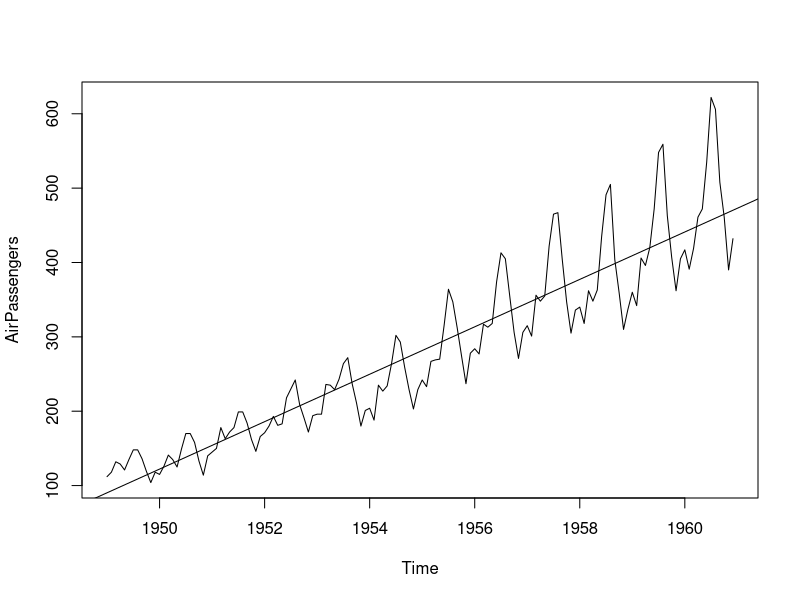
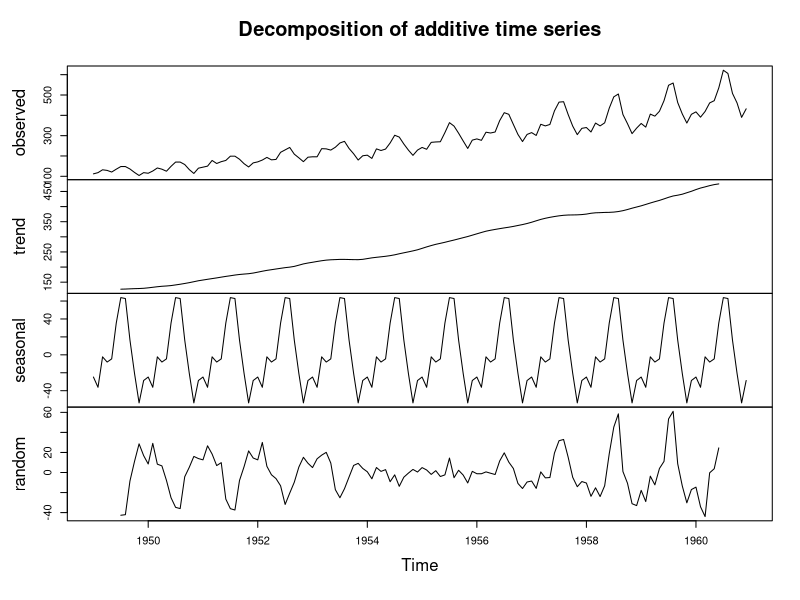
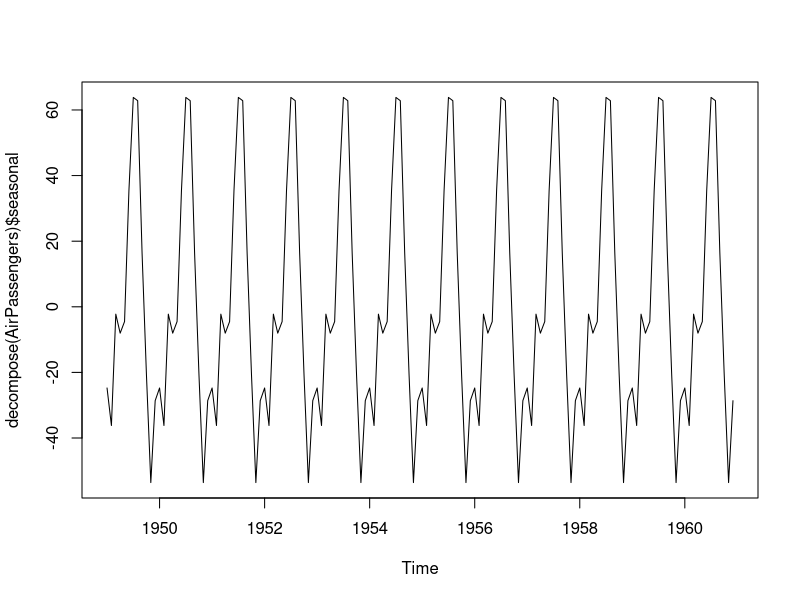
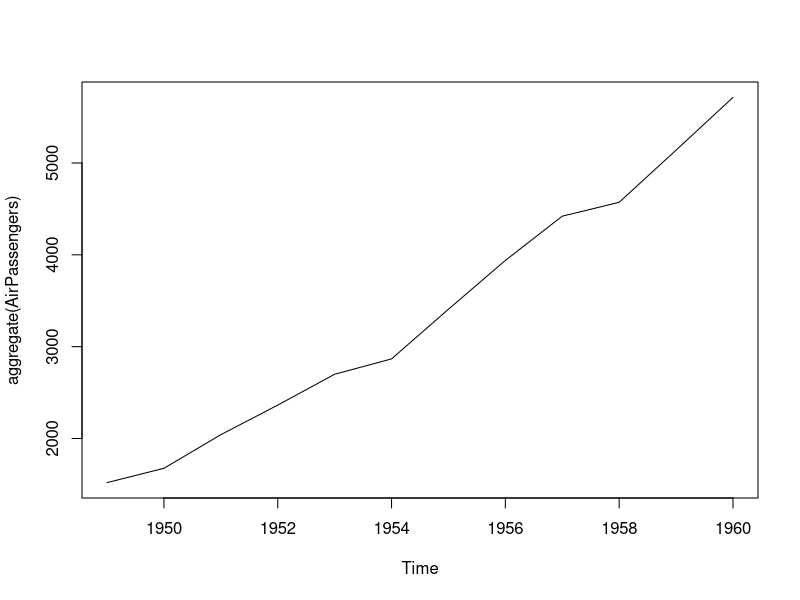
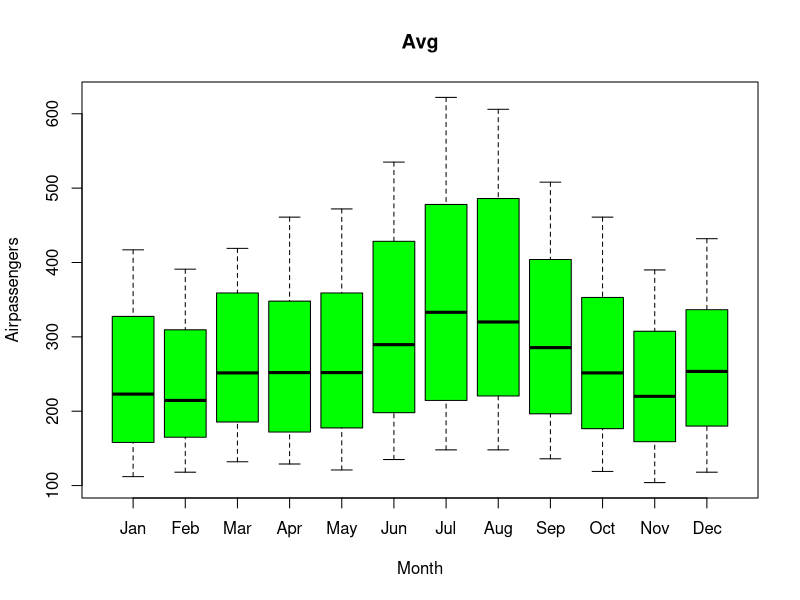
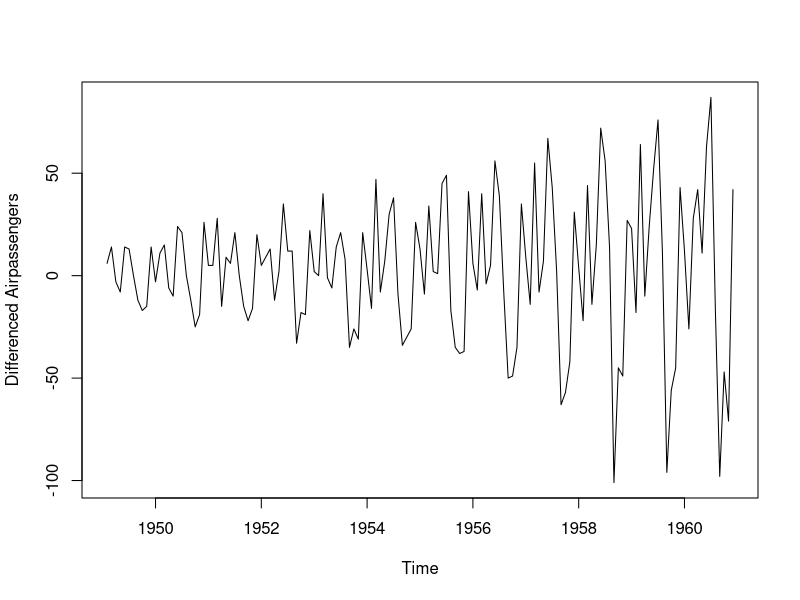
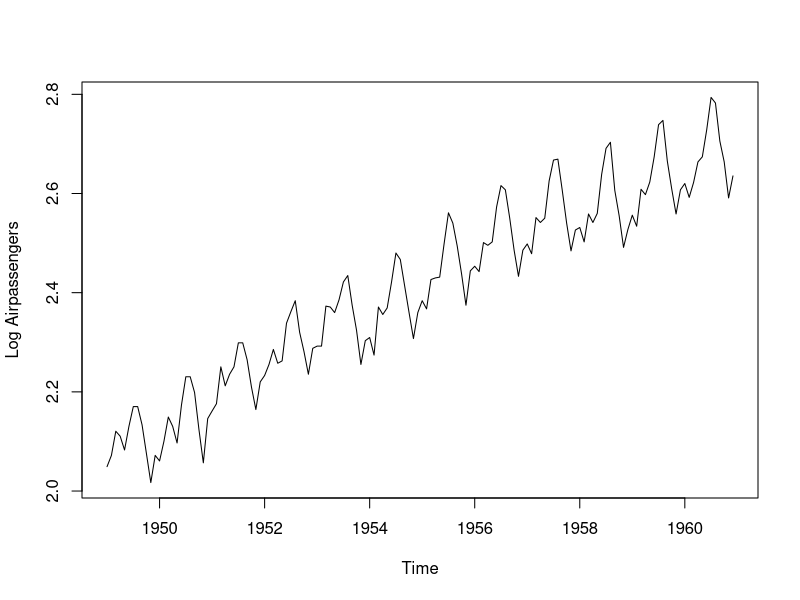
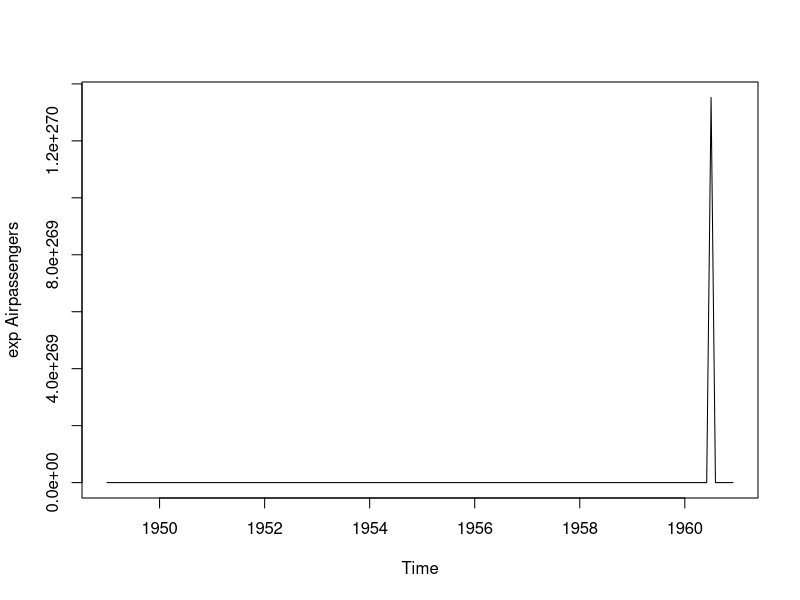

These charts were generated, in order, by the following R code: (Note: this script raises an error after producing the figures.)
AP<-seq(1:24)
AP
class(AP)
Ap.ts<-ts(AP,start=c(2014,1),end=c(2015,12),frequency=12)
head(Ap.ts)
Ap.ts
class(Ap.ts)

APS<-data(AirPassengers)

class(AirPassengers)
AirPassengers
start(AirPassengers)
end(AirPassengers)
frequency(AirPassengers)
summary(AirPassengers)
plot(AirPassengers)
abline(reg=lm(AirPassengers~time(AirPassengers)))
cycle(AirPassengers)
plot(decompose(AirPassengers))
plot(decompose(AirPassengers)$seasonal)
plot(aggregate(AirPassengers),FUN=mean)
# only sesaonal-doble exp smoothing
#onlt Trend -exp smoothing
#all trend,seasonal,cyclic-ARIMA
boxplot(AirPassengers~cycle(AirPassengers),xlab="Month",ylab="Airpassengers",main="Avg",names=month.abb,col="green")

plot(diff(AirPassengers),ylab=("Differenced Airpassengers"))
plot(log10(AirPassengers),ylab=("Log Airpassengers"))
plot(exp(AirPassengers),ylab=("exp Airpassengers"))
plot(diff(log10(AirPassengers),ylab=("Diff Log Airpassengers")))

library(tseries)
adf.test(AirPassengers)
adf.test(diff(log10(AirPassengers)),alternative ="stationary",k=0)
#P<0.05
par(mfrow=c(1,2))
acf(ts(diff(log10(AirPassengers))),main="ACF")
pacf(ts(diff(log10(AirPassengers))),main="PACF")

install.packages("forecast")
library(forecast)
ARIMAfit<-auto.arima(log10(AirPassengers),approximation=FALSe,trace=FALSE)
summary(ARIMAfit)
#AIC,BIC =minimum, error value(MAPE) should be less

APforecast<-predict(fit,n.ahead=5*12)
fcast<-forecast.Arima(ARIMAfit,12*5,0.95)
plot(fcast)
